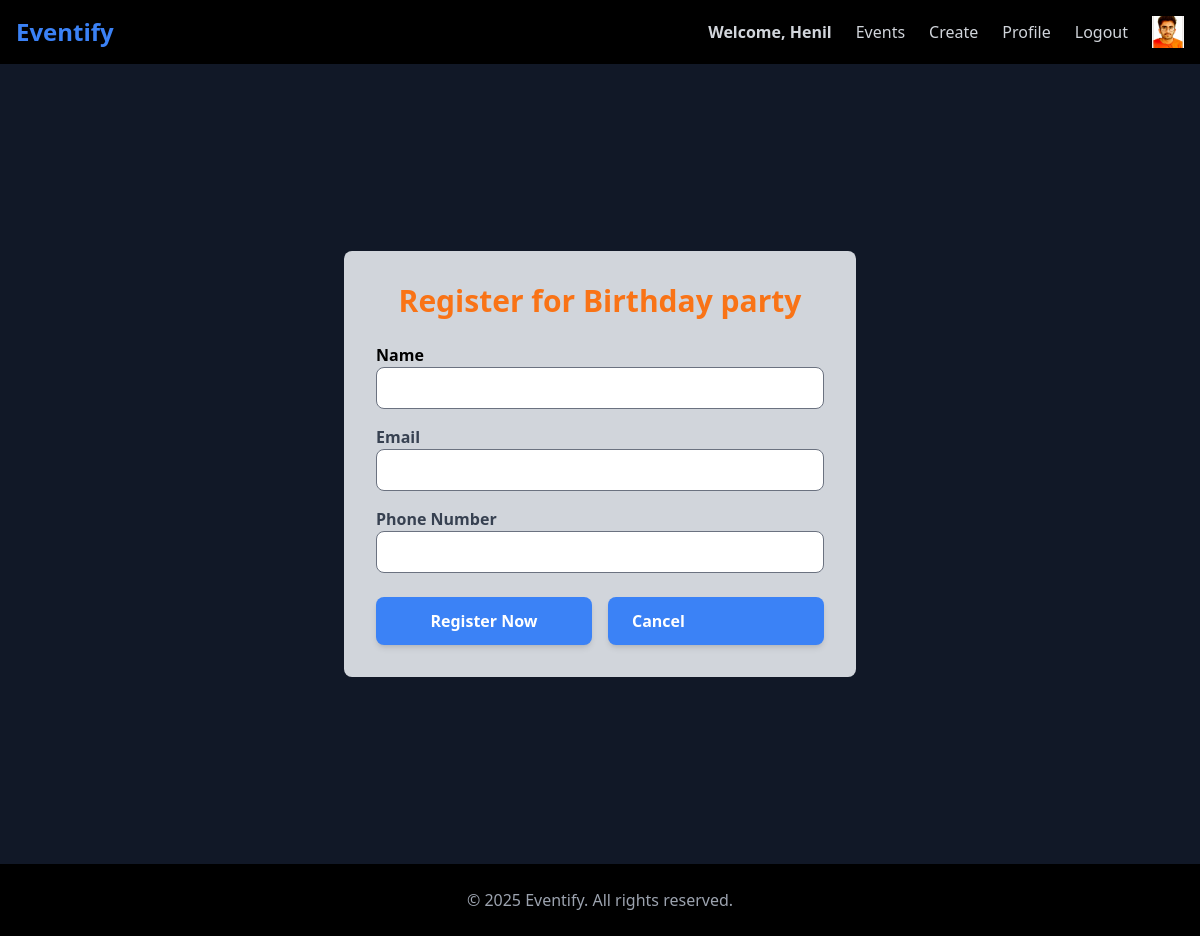
Screenshot of /event/event/36/register/ (signed in) with the database file from the repository.
### user1/models.py (models this page shows, shortened)
class CustomUser(AbstractBaseUser, PermissionsMixin):
    email = models.EmailField(unique=True)  # Unique identifier
    name = models.CharField(max_length=50)
    phone_number = models.CharField(max_length=15, blank=True, null=True)
    profile_picture = models.ImageField(upload_to="profile_pics/", blank=True, null=True, default="profile_pics/default_profile.png")
    date_of_birth = models.DateField(blank=True, null=True)
    is_active = models.BooleanField(default=True)
    is_staff = models.BooleanField(default=False)  # Required for admin login
    objects = CustomUserManager()
    USERNAME_FIELD = "email"
    REQUIRED_FIELDS = ["name"]

### event/models.py (models this page shows, shortened)
class Event(models.Model):
    title = models.CharField(max_length=200)
    description = models.TextField()
    location = models.CharField(max_length=255)
    date_time = models.DateTimeField()
    attendees = models.ManyToManyField(Attendee, related_name='events', blank=True)
    image = models.ImageField(upload_to='event_images/', null=True, blank=True)
    max_attendees = models.PositiveIntegerField(default=100)
    organizer = models.ForeignKey(CustomUser, on_delete=models.CASCADE, related_name="organized_events", null=True, blank=True)

### event/views.py (the view)
# urls.py: path('event/<int:event_id>/register/', views.register_user_page, name='register_user_page'), #8.1 register for event page
def register_user_page(request, event_id):
    event = get_object_or_404(Event, id=event_id)
    return render(request, 'event/register_user.html', {'event': event})

### event/templates/event/register_user.html (shortened to what this page needs)
{% extends "layout.html" %}
{% block content %}
    <div class="min-h-screen bg-gray-900 flex justify-center items-center p-6">
        <div class="bg-gray-300 p-8 shadow-xl rounded-lg w-full max-w-lg border-t-4 border-orange-500">
            <h2 class="text-3xl font-extrabold text-orange-500 mb-6 text-center">Register for {{ event.title }}</h2>
            <form method="post" action="{% url 'event:register_user' event.id %}">
                <div class="mb-4">
                    <label class="block text-black font-semibold mb-2">Name</label>
                    <input type="text" name="name" required class="w-full px-4 py-2 border rounded-lg shadow-sm text-gray-900 focus:outline-none focus:ring-2 focus:ring-orange-500 focus:ring-opacity-75">
                </div>
                <div class="mb-4">
                    <label class="block text-gray-700 font-semibold mb-2">Email</label>
                    <input type="email" name="email" required class="w-full px-4 py-2 border rounded-lg shadow-sm text-gray-900 focus:outline-none focus:ring-2 focus:ring-orange-500 focus:ring-opacity-75">
                </div>
                <div class="mb-6">
                    <label class="block text-gray-700 font-semibold mb-2">Phone Number</label>
                    <input type="text" name="phone" required class="w-full px-4 py-2 border rounded-lg shadow-sm text-gray-900 focus:outline-none focus:ring-2 focus:ring-orange-500 focus:ring-opacity-75">
                </div>
                <div class="col-span-2 flex justify-center space-x-4">
                    <button type="submit" class="bg-blue-500 hover:bg-blue-600 text-white font-semibold px-6 py-3 rounded-lg shadow-md w-full transition duration-300">
                        Register Now
                    </button>
                    <a href="{% url 'event:event_details' event.id %}" class="bg-blue-500 hover:bg-blue-600 text-white font-semibold px-6 py-3 rounded-lg shadow-md w-full transition duration-300">
                        Cancel
                    </a>
                </div>
            </form>
        </div>
    </div>
{% endblock %}

### templates/layout.html (shortened to what this page needs)
{% load static tailwind_tags %}
{% load static %}
<!DOCTYPE html>
<html lang="en">
<head>
    {% tailwind_css %}
    <link rel="stylesheet" href="{% static 'style.css' %}">
</head>
<body class="bg-black text-white">
    <nav class="w-full bg-black shadow-md p-4 flex justify-between items-center">
        <h1 class="text-2xl font-bold text-blue-500">
            <a href="{% url 'event:home' %}">Eventify</a>
        </h1>
        <div class="flex items-center space-x-6 text-gray-300">
            {% if request.user.is_authenticated %}
                <a href="{% url 'event:home' %}" class="text-blue-400 font-semibold">Welcome, {{ request.user.name }}</span>
                <a href="{% url 'event:event_list' %}" class="hover:text-orange-400 font-medium">Events</a>
                <a href="{% url 'event:create_event' %}" class="hover:text-orange-400 font-medium">Create</a>
                <a href="{% url 'event:profile' %}" class="hover:text-orange-400 font-medium">Profile</a>
                <form method="POST" action="{% url 'logout' %}" class="inline">
                    <button type="submit" onclick="return confirmLogout()"
                            class="hover:text-red-400 font-medium">
                        Logout
                    </button>
                </form>
                <img src="{{ request.user.profile_picture.url }}" alt="Profile"
                    class="rounded-full border border-gray-500 object-cover"
                    style="width: 32px; height: 32px;">
            {% else %}
                <a href="{% url 'login' %}" class="hover:text-orange-400 font-medium">Login</a>
            {% endif %}
        </div>
    </nav>
    {% block content %}{% endblock %}
    <footer class="w-full bg-black p-6 space-y-6 text-center text-gray-400">
        © 2025 Eventify. All rights reserved.
    </footer>
</body>
</html>

### static/style.css (style rules this page uses)
body { background-color: rgb(23, 23, 26); color: rgb(137, 139, 141); }
h1 { text-align: center; font-size: 2em; }

### rows the page displays
CustomUser: user.name "Henil", user.profile_picture (picture)
Event: title "Birthday party"
